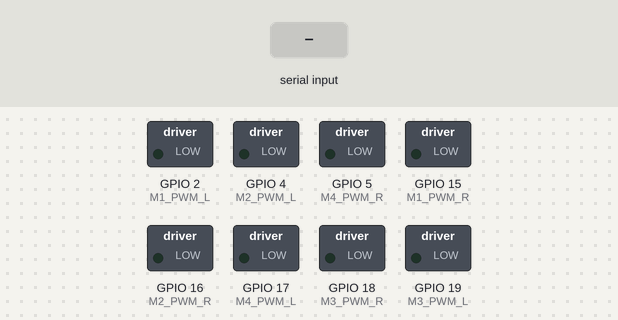
Simulated run of this sketch. Board: ESP32. Shown: switched loads named in the sketch (green lamp = pin HIGH). The test bench sets the inputs (shaded band). What the sketch prints to the serial monitor is not drawn.

Above: at 1.2 s.
1.3 s: "<90,45,200,10>" received over Serial
At 1.7 s:
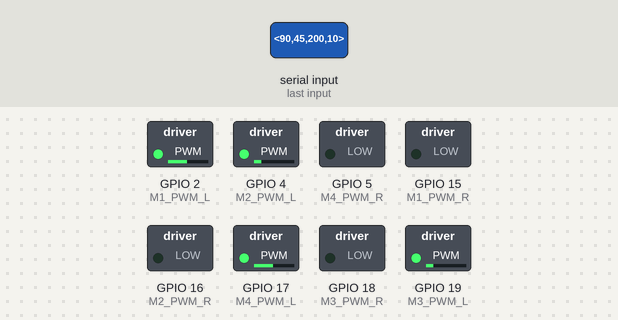
3.3 s: "<90,45,200>" received over Serial
At 4.4 s:
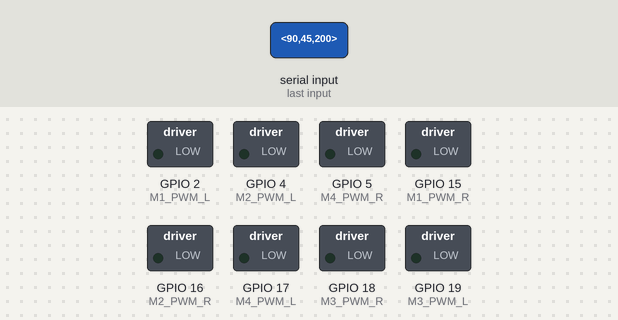
Timing chart, 0 to 6.3 s (numbered marks = the images above; inputs shaded):
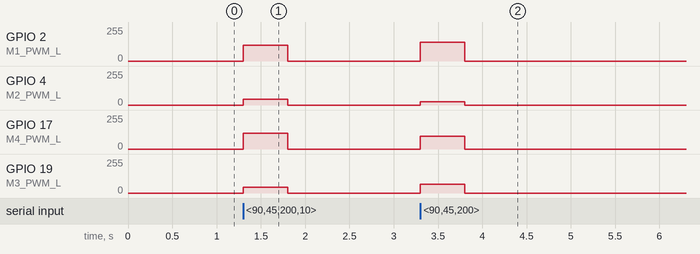

The sketch:

ESP_Unified_DualMode.ino
```cpp
#include <Arduino.h>
#include <math.h>

// ============================================================================
// UNIFIED DUAL-MODE ESP32 FIRMWARE FOR OMNIDIRECTIONAL ROBOT
// Compatible with both:
//   1. Mode 3-Element: <rawX, rawY, rawW>\n       (Digital Twin / ROS 2)
//   2. Mode 4-Element: <rawX, rawY, b6, b7>\n     (Joystick / Diagnostic)
//
// Physical Wheel Layout (Clockwise from Front-Right):
//   FR (2) ----> BR (4) ----> BL (3) ----> FL (1)
// ============================================================================

// Physical Motor Pins:
#define M1_PWM_R 15   // Motor 1: Front-Left (FL)
#define M1_PWM_L 2

#define M2_PWM_R 16   // Motor 2: Front-Right (FR)
#define M2_PWM_L 4

#define M3_PWM_R 18   // Motor 3: Back-Left (BL)
#define M3_PWM_L 19

#define M4_PWM_R 5    // Motor 4: Back-Right (BR)
#define M4_PWM_L 17

const int maxPWM = 255;
const double R_FACTOR = 7.6; // Scale factor for rotation vs translation

String inputString = "";
unsigned long lastPacketTime = 0;
bool isStopped = true;

void setMotor(int motor, int speed) {
    int pwmR = (speed > 0) ? speed : 0;
    int pwmL = (speed < 0) ? -speed : 0;
    if (pwmR > maxPWM) pwmR = maxPWM;
    if (pwmL > maxPWM) pwmL = maxPWM;

    switch (motor) {
        case 1: analogWrite(M1_PWM_R, pwmR); analogWrite(M1_PWM_L, pwmL); break;
        case 2: analogWrite(M2_PWM_R, pwmR); analogWrite(M2_PWM_L, pwmL); break;
        case 3: analogWrite(M3_PWM_R, pwmR); analogWrite(M3_PWM_L, pwmL); break;
        case 4: analogWrite(M4_PWM_R, pwmR); analogWrite(M4_PWM_L, pwmL); break;
    }
}

void stopAllMotors() {
    setMotor(1, 0);
    setMotor(2, 0);
    setMotor(3, 0);
    setMotor(4, 0);
    isStopped = true;
}

void Inverse_Kinematics(double Vx, double Vy, double W) {
    // Kinematika Mecanum / Omniwheel 4 Roda (X-Drive)
    // Vx = Strafe (Kanan = Positif, Kiri = Negatif)
    // Vy = Maju/Mundur (Maju = Positif, Mundur = Negatif)
    // W  = Rotasi (CCW/Putar Kiri = Positif, CW/Putar Kanan = Negatif)

    double M1 = Vy + Vx - R_FACTOR * W; // Front-Left  (FL)
    double M2 = Vy - Vx + R_FACTOR * W; // Front-Right (FR)
    double M3 = Vy - Vx - R_FACTOR * W; // Back-Left   (BL)
    double M4 = Vy + Vx + R_FACTOR * W; // Back-Right  (BR)

    // Normalisasi PWM jika melebihi batas 255
    double maxVal = fabs(M1);
    if (fabs(M2) > maxVal) maxVal = fabs(M2);
    if (fabs(M3) > maxVal) maxVal = fabs(M3);
    if (fabs(M4) > maxVal) maxVal = fabs(M4);

    if (maxVal > maxPWM) {
        M1 = (M1 / maxVal) * maxPWM;
        M2 = (M2 / maxVal) * maxPWM;
        M3 = (M3 / maxVal) * maxPWM;
        M4 = (M4 / maxVal) * maxPWM;
    }

    setMotor(1, (int)M1);
    setMotor(2, (int)M2);
    setMotor(3, (int)M3);
    setMotor(4, (int)M4);

    isStopped = (M1 == 0 && M2 == 0 && M3 == 0 && M4 == 0);
}

void setup() {
    Serial.begin(115200);

    pinMode(M1_PWM_R, OUTPUT); pinMode(M1_PWM_L, OUTPUT);
    pinMode(M2_PWM_R, OUTPUT); pinMode(M2_PWM_L, OUTPUT);
    pinMode(M3_PWM_R, OUTPUT); pinMode(M3_PWM_L, OUTPUT);
    pinMode(M4_PWM_R, OUTPUT); pinMode(M4_PWM_L, OUTPUT);

    stopAllMotors();
    lastPacketTime = millis();

    Serial.println("ESP32 Ready - Unified Dual-Mode Engine");
}

void loop() {
    // 1. Baca Serial Non-Blocking
    while (Serial.available()) {
        char inChar = (char)Serial.read();
        if (inChar == '<') {
            inputString = "";
        } else if (inChar == '>') {
            processPacket(inputString);
            inputString = "";
        } else {
            inputString += inChar;
        }
    }

    // 2. Failsafe Watchdog (Matikan motor jika tidak ada perintah > 500ms)
    if (!isStopped && (millis() - lastPacketTime > 500)) {
        stopAllMotors();
    }
}

void processPacket(String packet) {
    packet.trim();
    if (packet.length() == 0) return;

    lastPacketTime = millis();

    // Hitung jumlah koma untuk menentukan mode
    int commaCount = 0;
    for (size_t i = 0; i < packet.length(); i++) {
        if (packet[i] == ',') commaCount++;
    }

    // ────────────────────────────────────────────────────────────────────────
    // MODE 1: 4 ELEMEN <rawX, rawY, b6, b7> (GitHub / Controller)
    // ────────────────────────────────────────────────────────────────────────
    if (commaCount == 3) {
        int rawX, rawY, b6, b7;
        if (sscanf(packet.c_str(), "%d,%d,%d,%d", &rawX, &rawY, &b6, &b7) == 4) {

            // Mode Diagnostik: <999, motorID, speed, 0>
            if (rawX == 999) {
                int motorID = rawY;
                int speed = b6;
                setMotor(1, (motorID == 1) ? speed : 0);
                setMotor(2, (motorID == 2) ? speed : 0);
                setMotor(3, (motorID == 3) ? speed : 0);
                setMotor(4, (motorID == 4) ? speed : 0);
                isStopped = false;
                return;
            }

            // Mode Normal
            double Vx = (double)(rawX - 127); // Strafe
            double Vy = (double)(rawY - 127); // Forward

            if (fabs(Vx) < 8.0) Vx = 0.0;
            if (fabs(Vy) < 8.0) Vy = 0.0;

            double W = 0.0;
            if (b6 == 1) W = 5.0;       // Putar Kiri / CCW
            else if (b7 == 1) W = -5.0; // Putar Kanan / CW

            Inverse_Kinematics(Vx, Vy, W);
        }
    }
    // ────────────────────────────────────────────────────────────────────────
    // MODE 2: 3 ELEMEN <rawX, rawY, rawW> (Digital Twin / ROS 2 Analog)
    // ────────────────────────────────────────────────────────────────────────
    else if (commaCount == 2) {
        int rawX, rawY, rawW;
        if (sscanf(packet.c_str(), "%d,%d,%d", &rawX, &rawY, &rawW) == 3) {
            double Vx = (double)(rawX - 127); // Strafe
            double Vy = (double)(rawY - 127); // Forward
            double W  = (double)(rawW - 127) / 25.4; // Continuous Analog (-5.0 s/d +5.0)

            if (fabs(Vx) < 8.0) Vx = 0.0;
            if (fabs(Vy) < 8.0) Vy = 0.0;
            if (fabs(W)  < 0.3) W  = 0.0;

            Inverse_Kinematics(Vx, Vy, W);
        }
    }
}
```

Measured:
- after the input at 1.3 s, GPIO 2 (M1_PWM_L), GPIO 17 (M4_PWM_L): 0/255 → 119/255 at once, → 0/255 0.50 s later; GPIO 4 (M2_PWM_L), GPIO 19 (M3_PWM_L): 0/255 → 45/255 at once, → 0/255 0.50 s later
- after the input at 3.3 s, GPIO 2 (M1_PWM_L): 0/255 → 140/255 at once, → 0/255 0.50 s later; GPIO 4 (M2_PWM_L): 0/255 → 23/255 at once, → 0/255 0.50 s later; GPIO 17 (M4_PWM_L): 0/255 → 97/255 at once, → 0/255 0.50 s later; GPIO 19 (M3_PWM_L): 0/255 → 66/255 at once, → 0/255 0.50 s later
